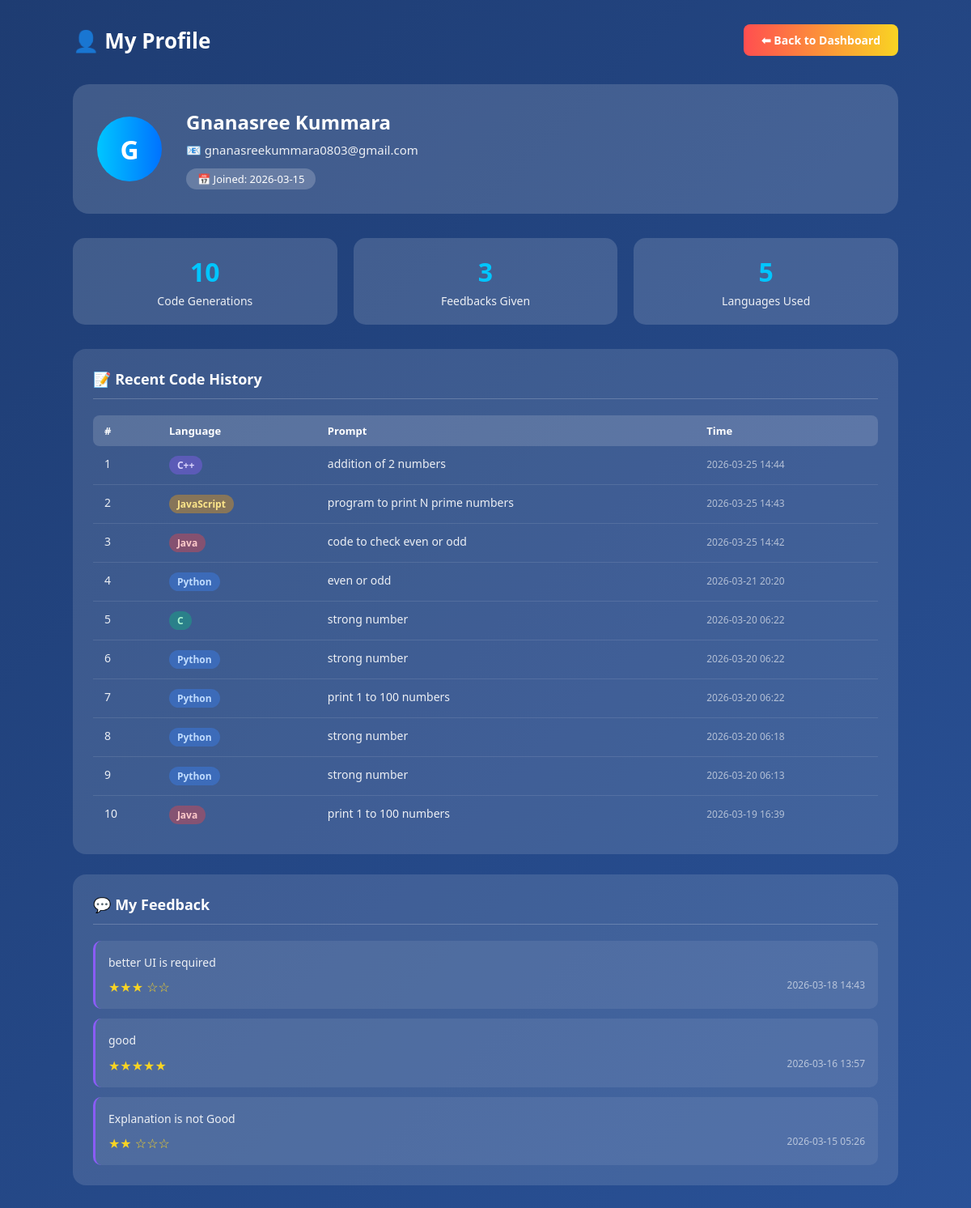
Screenshot of /profile (signed in) with the database file from the repository.
### tables this page shows
CREATE TABLE users(
    id INTEGER PRIMARY KEY AUTOINCREMENT,
    name TEXT NOT NULL,
    email TEXT UNIQUE NOT NULL,
    password TEXT NOT NULL,
    created_at TIMESTAMP DEFAULT CURRENT_TIMESTAMP
);

CREATE TABLE code_history(
    id INTEGER PRIMARY KEY AUTOINCREMENT,
    user_id INTEGER,
    user_name TEXT,
    language TEXT,
    prompt TEXT,
    generated_code TEXT,
    timestamp TIMESTAMP DEFAULT CURRENT_TIMESTAMP,
    FOREIGN KEY(user_id) REFERENCES users(id)
);

CREATE TABLE feedback(
    id INTEGER PRIMARY KEY AUTOINCREMENT,
    user_id INTEGER,
    user_name TEXT,
    message TEXT,
    rating INTEGER,
    timestamp TIMESTAMP DEFAULT CURRENT_TIMESTAMP,
    FOREIGN KEY(user_id) REFERENCES users(id)
);

### app.py (the view)
@app.route('/profile')
def profile():
    if 'user' not in session:
        return redirect(url_for('login'))
    conn = get_db()
    user_info = conn.execute(
        "SELECT * FROM users WHERE id=?", (session['user_id'],)
    ).fetchone()
    history = conn.execute(
        "SELECT * FROM code_history WHERE user_id=? ORDER BY timestamp DESC LIMIT 10",
        (session['user_id'],)
    ).fetchall()
    feedbacks = conn.execute(
        "SELECT * FROM feedback WHERE user_id=? ORDER BY timestamp DESC",
        (session['user_id'],)
    ).fetchall()
    conn.close()
    return render_template("profile.html",
        user=session['user'],
        user_info=user_info,
        history=history,
        feedbacks=feedbacks
    )

### app.py (called while the page is built)
def get_db():
    conn = sqlite3.connect("users.db")
    conn.row_factory = sqlite3.Row
    return conn

### templates/profile.html (shortened to what this page needs)
<!DOCTYPE html>
<html>
<head>
</head>
<body>
<div class="container">
    <div class="page-header">
        <h2>👤 My Profile</h2>
        <a href="{{ url_for('home') }}" class="back-btn">⬅ Back to Dashboard</a>
    </div>
    <div class="profile-card">
        <div class="avatar">{{ user_info['name'][0] | upper }}</div>
        <div class="profile-info">
            <h3>{{ user_info['name'] }}</h3>
            <p>📧 {{ user_info['email'] }}</p>
            <span class="joined-badge">
                📅 Joined: {{ user_info['created_at'][:10] if user_info['created_at'] else 'N/A' }}
            </span>
        </div>
    </div>
    <div class="stats">
        <div class="stat-card">
            <div class="number">{{ history | length }}</div>
            <div class="label">Code Generations</div>
        </div>
        <div class="stat-card">
            <div class="number">{{ feedbacks | length }}</div>
            <div class="label">Feedbacks Given</div>
        </div>
        <div class="stat-card">
            <div class="number">
                {{ history | map(attribute='language') | list | unique | list | length }}
            </div>
            <div class="label">Languages Used</div>
        </div>
    </div>
    <div class="section">
        <h3>📝 Recent Code History</h3>
        {% if history %}
        <table>
            <thead>
                <tr>
                    <th>#</th>
                    <th>Language</th>
                    <th>Prompt</th>
                    <th>Time</th>
                </tr>
            </thead>
            <tbody>
                {% for h in history %}
                <tr>
                    <td>{{ loop.index }}</td>
                    <td>
                        <span class="lang-tag lang-{{ h['language'] | replace('+', 'p') | replace(' ', '') }}">
                            {{ h['language'] }}
                        </span>
                    </td>
                    <td><div class="prompt-text">{{ h['prompt'] }}</div></td>
                    <td><span class="timestamp">{{ h['timestamp'][:16] if h['timestamp'] else 'N/A' }}</span></td>
                </tr>
                {% endfor %}
            </tbody>
        </table>
        {% else %}
        <div class="empty">No code generated yet. Start coding! 🚀</div>
        {% endif %}
    </div>
    <div class="section">
        <h3>💬 My Feedback</h3>
        {% if feedbacks %}
            {% for fb in feedbacks %}
            <div class="feedback-item">
                <div class="fb-message">{{ fb['message'] }}</div>
                <div class="feedback-meta">
                    <span class="stars-display">
                        {% for i in range(fb['rating']) %}★{% endfor %}
                        {% for i in range(5 - fb['rating']) %}☆{% endfor %}
                    </span>
                    <span>{{ fb['timestamp'][:16] if fb['timestamp'] else 'N/A' }}</span>
                </div>
            </div>
            {% endfor %}
        {% else %}
        <div class="empty">No feedback submitted yet.</div>
        {% endif %}
    </div>
</div>
</body>
</html>

### templates/profile.html (style rules this page uses)
* { margin:0; padding:0; box-sizing:border-box; font-family:'Segoe UI',sans-serif; }
body { background: linear-gradient(135deg, #1e3c72, #2a5298); min-height: 100vh; color: white; padding: 30px 0 60px; }
.container { width: 85%; margin: auto; }
.page-header { display: flex; justify-content: space-between; align-items: center; margin-bottom: 35px; }
.page-header h2 { font-size: 26px; font-weight: 700; }
.back-btn { padding: 10px 22px; background: linear-gradient(90deg, #ff4e50, #f9d423); border-radius: 8px; text-decoration: none; color: white; font-weight: 700; font-size: 14px; }
.profile-card { background: rgba(255,255,255,0.15); border-radius: 20px; padding: 30px; margin-bottom: 30px; display: flex; align-items: center; gap: 30px; }
.avatar { width: 80px; height: 80px; background: linear-gradient(90deg, #00c6ff, #0072ff); border-radius: 50%; display: flex; justify-content: center; align-items: center; font-size: 32px; font-weight: 700; flex-shrink: 0; color: white; }
.profile-info h3 { font-size: 24px; font-weight: 700; margin-bottom: 8px; color: white; }
.profile-info p { color: rgba(255,255,255,0.9); font-size: 15px; margin-bottom: 5px; }
.joined-badge { background: rgba(255,255,255,0.2); padding: 4px 14px; border-radius: 20px; font-size: 13px; display: inline-block; margin-top: 8px; color: white; }
.stats { display: flex; gap: 20px; margin-bottom: 30px; flex-wrap: wrap; }
.stat-card { flex: 1; min-width: 150px; background: rgba(255,255,255,0.15); border-radius: 15px; padding: 20px; text-align: center; }
.stat-card .number { font-size: 32px; font-weight: 700; color: #00c6ff; }
.stat-card .label { font-size: 14px; color: rgba(255,255,255,0.9); margin-top: 5px; }
.section { background: rgba(255,255,255,0.12); border-radius: 16px; padding: 25px; margin-bottom: 25px; }
.section h3 { font-size: 18px; font-weight: 700; margin-bottom: 20px; padding-bottom: 12px; border-bottom: 1px solid rgba(255,255,255,0.2); color: white; }
table { width: 100%; border-collapse: collapse; font-size: 14px; }
th { text-align: left; padding: 10px 14px; background: rgba(255,255,255,0.15); font-weight: 700; font-size: 13px; color: white; }
th:first-child { border-radius: 8px 0 0 8px; }
th:last-child { border-radius: 0 8px 8px 0; }
td { padding: 12px 14px; border-bottom: 1px solid rgba(255,255,255,0.1); color: rgba(255,255,255,0.9); vertical-align: top; }
tr:last-child td { border-bottom: none; }
.lang-tag { padding: 3px 10px; border-radius: 12px; font-size: 12px; font-weight: 700; display: inline-block; }
.lang-Python { background: rgba(59,130,246,0.4); color: #bfdbfe; }
.lang-Java { background: rgba(239,68,68,0.4); color: #fecaca; }
.lang-C { background: rgba(16,185,129,0.4); color: #a7f3d0; }
.lang-Cpp { background: rgba(139,92,246,0.4); color: #ddd6fe; }
.lang-JavaScript { background: rgba(245,158,11,0.4); color: #fde68a; }
.prompt-text { max-width: 250px; white-space: nowrap; overflow: hidden; text-overflow: ellipsis; color: rgba(255,255,255,0.9); }
.timestamp { font-size: 12px; color: rgba(255,255,255,0.6); white-space: nowrap; }
.stars-display { color: #f9d423; font-size: 16px; }
.feedback-item { background: rgba(255,255,255,0.08); border-radius: 10px; padding: 16px; margin-bottom: 12px; border-left: 3px solid #8b5cf6; }
.feedback-item:last-child { margin-bottom: 0; }
.feedback-item .fb-message { font-size: 14px; margin-bottom: 8px; line-height: 1.6; color: rgba(255,255,255,0.9); }
.feedback-meta { display: flex; justify-content: space-between; font-size: 12px; color: rgba(255,255,255,0.6); }

### rows the page displays
users: name "G", name "Gnanasree Kummara", email "gnanasreekummara0803@gmail.com", created_at "2026-03-15"
code_history: language "C++", prompt "addition of 2 numbers", timestamp "2026-03-25 14:44"
code_history: language "JavaScript", prompt "program to print N prime numbers", timestamp "2026-03-25 14:43"
code_history: language "Java", prompt "code to check even or odd", timestamp "2026-03-25 14:42"
code_history: language "Python", prompt "even or odd", timestamp "2026-03-21 20:20"
code_history: language "C", prompt "strong number", timestamp "2026-03-20 06:22"
code_history: language "Python", prompt "strong number", timestamp "2026-03-20 06:22"
code_history: language "Python", prompt "print 1 to 100 numbers", timestamp "2026-03-20 06:22"
code_history: language "Python", prompt "strong number", timestamp "2026-03-20 06:18"
code_history: language "Python", prompt "strong number", timestamp "2026-03-20 06:13"
code_history: language "Java", prompt "print 1 to 100 numbers", timestamp "2026-03-19 16:39"
feedback: message "better UI is required", timestamp "2026-03-18 14:43"
feedback: message "good", timestamp "2026-03-16 13:57"
feedback: message "Explanation is not Good", rating 2 (drawn), timestamp "2026-03-15 05:26"

### other values shown
{{ history | length }} "10"
{{ feedbacks | length }} "3"
{{ history | map(attribute='language') | list | unique | list | length }} "5"
